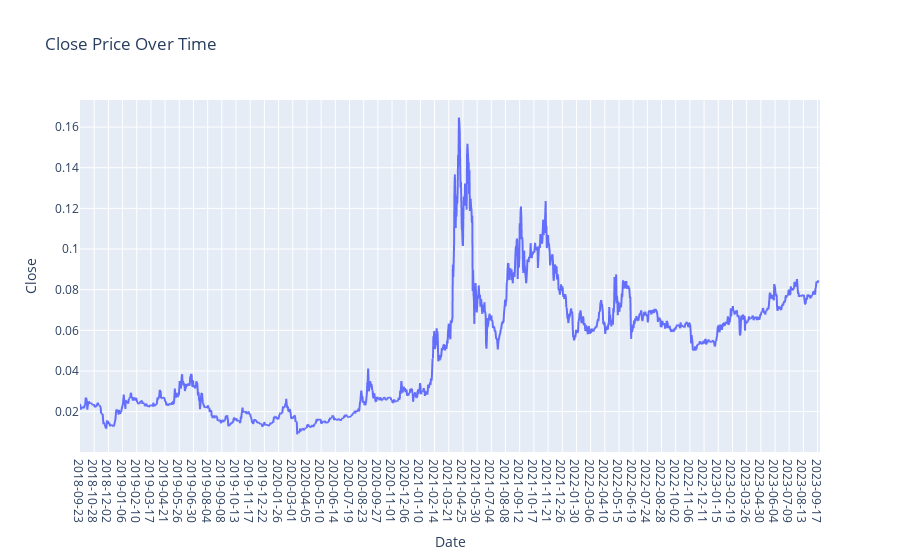

The cell this chart's notebook holds for it:
### Markdown cell above
## iv) Graph for Close Column Values

### Code cell
plt.figure(figsize=(14, 6))
fig = px.line(TRON.Close,x=TRON.Date, y='Close', labels={'x': 'Date', 'y': 'Price'}, title='Close Price Over Time')
fig.update_xaxes(type='category')  # Ensure the x-axis treats the index as categorical (date)
fig.show()

### Figure 1 — Plotly figure (JSON) as saved in the notebook; plotly's stock layout.template omitted (floating-point values rounded to 4 significant figures; data arrays with more than 128 entries replaced by an {"elided": "..."} marker saying what was removed)
{"data": [{"hovertemplate": "Date=%{x}<br>Close=%{y}<extra></extra>", "legendgroup": "", "line": {"color": "#636efa", "dash": "solid"}, "marker": {"symbol": "circle"}, "mode": "lines", "name": "", "showlegend": false, "type": "scattergl", "x": {"elided": "1827 str values"}, "xaxis": "x", "y": {"elided": "1827 float values"}, "yaxis": "y"}], "layout": {"legend": {"tracegroupgap": 0}, "title": {"text": "Close Price Over Time"}, "xaxis": {"anchor": "y", "domain": [0, 1], "title": {"text": "Date"}, "type": "category"}, "yaxis": {"anchor": "x", "domain": [0, 1], "title": {"text": "Close"}}}}
